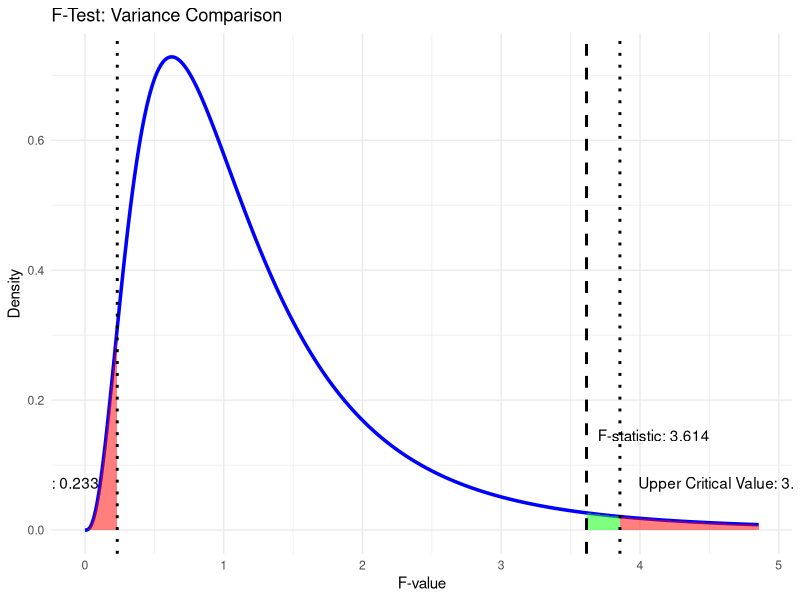

This chart was generated by the following R code:
library(ggplot2)

# Given data
s1_sq <- 33.25  # Sample 1 variance
s2_sq <- 9.2    # Sample 2 variance
n1 <- 9         # Sample 1 size
n2 <- 11        # Sample 2 size

# Compute F-statistic
F_stat <- s1_sq / s2_sq

# Degrees of freedom
df1 <- n1 - 1
df2 <- n2 - 1

# Critical values
alpha <- 0.05
F_crit_upper <- qf(1 - alpha/2, df1, df2)
F_crit_lower <- qf(alpha/2, df1, df2)

# Create F-distribution data
x_vals <- seq(0, max(F_crit_upper, F_stat) + 1, length.out = 1000)
y_vals <- df(x_vals, df1, df2)
df_data <- data.frame(x = x_vals, y = y_vals)

# Determine closest critical value and set green region
dist_to_lower <- abs(F_stat - F_crit_lower)
dist_to_upper <- abs(F_stat - F_crit_upper)

if (dist_to_lower < dist_to_upper) {
  # F_stat is closer to lower critical value
  green_region <- subset(df_data, x >= min(F_stat, F_crit_lower) & x <= max(F_stat, F_crit_lower))
} else {
  # F_stat is closer to upper critical value
  green_region <- subset(df_data, x >= min(F_stat, F_crit_upper) & x <= max(F_stat, F_crit_upper))
}

# Plot the F-distribution
ggplot(df_data, aes(x, y)) +
  geom_line(color = "blue", size = 1.2) +
  geom_ribbon(data = subset(df_data, x <= F_crit_lower), 
              aes(ymin = 0, ymax = y), fill = "red", alpha = 0.5) +
  geom_ribbon(data = subset(df_data, x >= F_crit_upper), 
              aes(ymin = 0, ymax = y), fill = "red", alpha = 0.5) +
  geom_ribbon(data = green_region, aes(ymin = 0, ymax = y), fill = "green", alpha = 0.5) +
  geom_vline(xintercept = F_stat, color = "black", linetype = "dashed", size = 1) +
  geom_vline(xintercept = F_crit_lower, color = "black", linetype = "dotted", size = 1) +
  geom_vline(xintercept = F_crit_upper, color = "black", linetype = "dotted", size = 1) +
  annotate("text", x = F_crit_lower, y = max(y_vals) * 0.1, 
           label = paste0("Lower Critical Value: ", round(F_crit_lower, 3)), hjust = 1.1, color = "black") +
  annotate("text", x = F_crit_upper, y = max(y_vals) * 0.1, 
           label = paste0("Upper Critical Value: ", round(F_crit_upper, 3)), hjust = -0.1, color = "black") +
  annotate("text", x = F_stat, y = max(y_vals) * 0.2, 
           label = paste0("F-statistic: ", round(F_stat, 3)), hjust = -0.1, color = "black") +
  labs(title = "F-Test: Variance Comparison",
       x = "F-value",
       y = "Density") +
  theme_minimal()


p = 2*pf(F_stat, df1, df2, F, F) 
p
